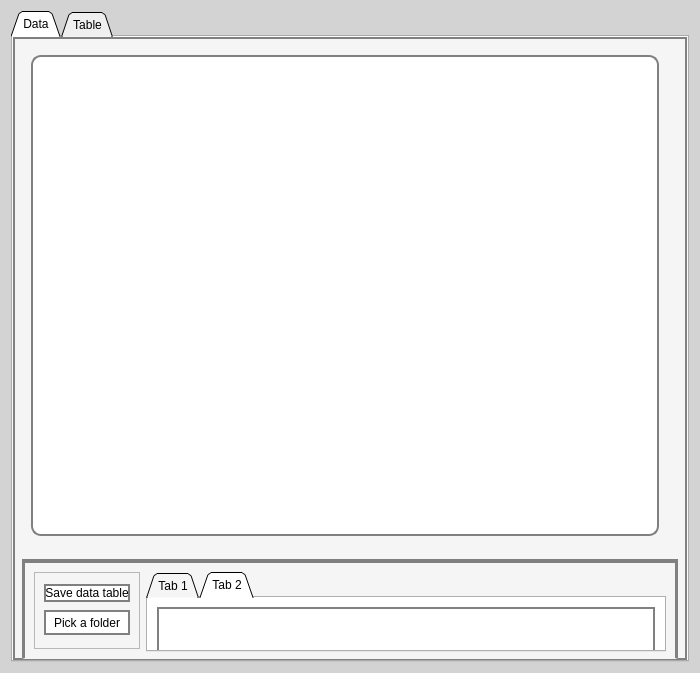
<?xml version="1.0" encoding="UTF-8"?>
<ui version="4.0">
 <class>Dialog</class>
 <widget class="QDialog" name="Dialog">
  <property name="geometry">
   <rect>
    <x>0</x>
    <y>0</y>
    <width>696</width>
    <height>673</height>
   </rect>
  </property>
  <property name="windowTitle">
   <string>Dialog</string>
  </property>
  <property name="styleSheet">
   <string notr="true">#Dialog{background:#D3D3D3}</string>
  </property>
  <layout class="QVBoxLayout" name="verticalLayout_6">
   <item>
    <widget class="QTabWidget" name="Tab">
     <property name="minimumSize">
      <size>
       <width>678</width>
       <height>0</height>
      </size>
     </property>
     <property name="styleSheet">
      <string notr="true">#tab {
background: #F5F5F5;
border: 1px solid gray
}</string>
     </property>
     <property name="tabShape">
      <enum>QTabWidget::Triangular</enum>
     </property>
     <property name="currentIndex">
      <number>0</number>
     </property>
     <widget class="QWidget" name="tab">
      <property name="styleSheet">
       <string notr="true">#tab{border:2px solid gray}</string>
      </property>
      <attribute name="title">
       <string>Data</string>
      </attribute>
      <layout class="QVBoxLayout" name="verticalLayout">
       <item>
        <widget class="QWidget" name="widget_2" native="true">
         <property name="minimumSize">
          <size>
           <width>0</width>
           <height>490</height>
          </size>
         </property>
         <property name="maximumSize">
          <size>
           <width>16777215</width>
           <height>16777215</height>
          </size>
         </property>
         <property name="styleSheet">
          <string notr="true">#frame_2{background:#F5F5F5; border-left: 3px solid gray; border-right: 3px solid gray; border-bottom: 4px solid gray}</string>
         </property>
         <layout class="QHBoxLayout" name="horizontalLayout">
          <item>
           <widget class="QListWidget" name="listLijst">
            <property name="minimumSize">
             <size>
              <width>0</width>
              <height>480</height>
             </size>
            </property>
            <property name="styleSheet">
             <string notr="true">#listLijst {
border: 2px solid gray;
border-radius: 10px;
background: white;
}</string>
            </property>
           </widget>
          </item>
          <item>
           <layout class="QVBoxLayout" name="graphWindowLayout">
            <property name="leftMargin">
             <number>0</number>
            </property>
            <property name="topMargin">
             <number>10</number>
            </property>
            <property name="rightMargin">
             <number>10</number>
            </property>
           </layout>
          </item>
         </layout>
        </widget>
       </item>
       <item>
        <widget class="QFrame" name="frame_3">
         <property name="minimumSize">
          <size>
           <width>0</width>
           <height>100</height>
          </size>
         </property>
         <property name="maximumSize">
          <size>
           <width>16777215</width>
           <height>84</height>
          </size>
         </property>
         <property name="styleSheet">
          <string notr="true">#frame_3{border-top: 4px solid gray; border-left:3px solid gray; border-right: 3px solid gray; background: #F5F5F5}</string>
         </property>
         <property name="frameShape">
          <enum>QFrame::StyledPanel</enum>
         </property>
         <property name="frameShadow">
          <enum>QFrame::Raised</enum>
         </property>
         <layout class="QHBoxLayout" name="horizontalLayout_2">
          <item>
           <widget class="QFrame" name="frame">
            <property name="sizePolicy">
             <sizepolicy hsizetype="Minimum" vsizetype="Preferred">
              <horstretch>0</horstretch>
              <verstretch>0</verstretch>
             </sizepolicy>
            </property>
            <property name="minimumSize">
             <size>
              <width>50</width>
              <height>25</height>
             </size>
            </property>
            <property name="frameShape">
             <enum>QFrame::StyledPanel</enum>
            </property>
            <property name="frameShadow">
             <enum>QFrame::Raised</enum>
            </property>
            <layout class="QVBoxLayout" name="verticalLayout_4">
             <item>
              <widget class="QPushButton" name="SaveKnop">
               <property name="styleSheet">
                <string notr="true">#SaveKnop{background:white;border:2px solid gray}</string>
               </property>
               <property name="text">
                <string>Save data table</string>
               </property>
              </widget>
             </item>
             <item>
              <widget class="QPushButton" name="fileKnop">
               <property name="minimumSize">
                <size>
                 <width>50</width>
                 <height>25</height>
                </size>
               </property>
               <property name="styleSheet">
                <string notr="true">#fileKnop{background:white;border:2px solid gray}</string>
               </property>
               <property name="text">
                <string>Pick a folder</string>
               </property>
              </widget>
             </item>
            </layout>
           </widget>
          </item>
          <item alignment="Qt::AlignHCenter">
           <widget class="QTabWidget" name="tabWidget">
            <property name="minimumSize">
             <size>
              <width>520</width>
              <height>80</height>
             </size>
            </property>
            <property name="styleSheet">
             <string notr="true">#tabWidget {
background: #F5F5F5;
border: 1px solid gray
}</string>
            </property>
            <property name="tabShape">
             <enum>QTabWidget::Triangular</enum>
            </property>
            <property name="currentIndex">
             <number>1</number>
            </property>
            <widget class="QWidget" name="tab_3">
             <property name="styleSheet">
              <string notr="true"/>
             </property>
             <attribute name="title">
              <string>Tab 1</string>
             </attribute>
             <layout class="QVBoxLayout" name="verticalLayout_5">
              <item>
               <widget class="QTableWidget" name="inputTable">
                <property name="minimumSize">
                 <size>
                  <width>0</width>
                  <height>50</height>
                 </size>
                </property>
                <property name="styleSheet">
                 <string notr="true">#inputTable{border:2px solid gray}</string>
                </property>
               </widget>
              </item>
             </layout>
            </widget>
            <widget class="QWidget" name="tab_4">
             <attribute name="title">
              <string>Tab 2</string>
             </attribute>
             <layout class="QVBoxLayout" name="verticalLayout_2">
              <item>
               <widget class="QTableWidget" name="dataTable">
                <property name="minimumSize">
                 <size>
                  <width>0</width>
                  <height>50</height>
                 </size>
                </property>
                <property name="maximumSize">
                 <size>
                  <width>16777215</width>
                  <height>61</height>
                 </size>
                </property>
                <property name="styleSheet">
                 <string notr="true">#dataTable{border:2px solid gray}</string>
                </property>
               </widget>
              </item>
             </layout>
             <zorder>dataTable</zorder>
             <zorder>dataTable</zorder>
            </widget>
           </widget>
          </item>
         </layout>
        </widget>
       </item>
      </layout>
     </widget>
     <widget class="QWidget" name="tab_2">
      <attribute name="title">
       <string>Table</string>
      </attribute>
      <layout class="QVBoxLayout" name="verticalLayout_3">
       <item>
        <widget class="QTabWidget" name="tabWidget_2">
         <property name="tabShape">
          <enum>QTabWidget::Triangular</enum>
         </property>
         <property name="currentIndex">
          <number>0</number>
         </property>
         <widget class="QWidget" name="tab_5">
          <attribute name="title">
           <string>Tab 1</string>
          </attribute>
          <layout class="QVBoxLayout" name="verticalLayout_8">
           <item>
            <widget class="QTableWidget" name="viewTable_1">
             <property name="styleSheet">
              <string notr="true">#viewTable_1{border: 2px solid gray;
border-radius: 10px;
background: white;}</string>
             </property>
            </widget>
           </item>
          </layout>
         </widget>
         <widget class="QWidget" name="tab_6">
          <attribute name="title">
           <string>Tab 2</string>
          </attribute>
          <layout class="QVBoxLayout" name="verticalLayout_7">
           <item>
            <widget class="QTableWidget" name="viewTable_2">
             <property name="styleSheet">
              <string notr="true">#viewTable_2{border: 2px solid gray;
border-radius: 10px;
background: white;}</string>
             </property>
            </widget>
           </item>
          </layout>
         </widget>
        </widget>
       </item>
      </layout>
     </widget>
    </widget>
   </item>
  </layout>
 </widget>
 <resources/>
 <connections/>
</ui>
